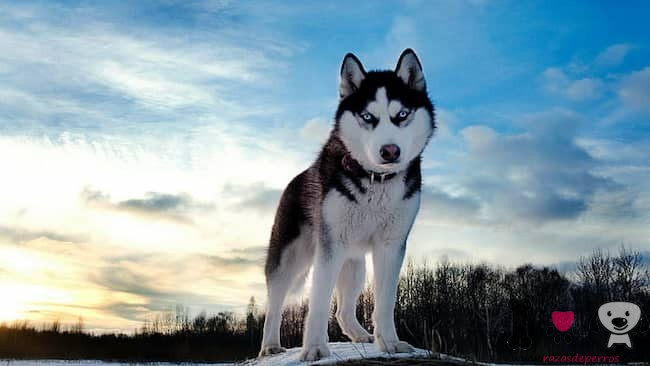
#> input picture img/perro.jpg, 650 x 366 px
$ jupyter execute Lab08.ipynb
#> lines starting #> are read from the running program, lines starting #| are printed output that depends on the picture; after the words box and inside, x2 and y2 are one past the last pixel; in counts of white or black regions, pixels touching at a corner belong together
[cell 1]
import numpy as np
import matplotlib.pyplot as plt
import cv2

# Leer la imagen
img = cv2.imread('./img/perro.jpg')
#> img is the input picture: shape (366, 650, 3); mean B, G, R 166.2, 155.6, 133.1

# Mostrar solo el canal azul
blue_channel = img.copy()
blue_channel[:, :, 1] = 0  # Eliminar canal verde
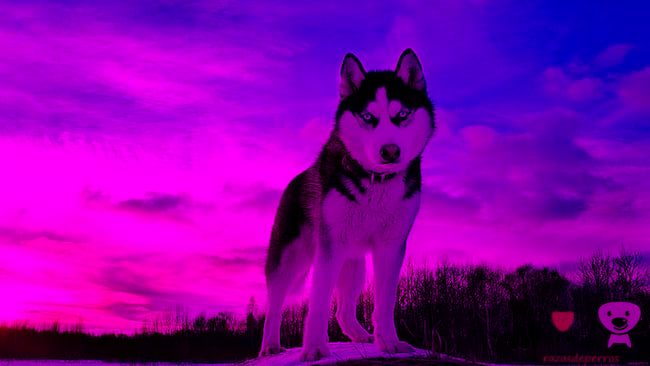
#> blue_channel: shape (366, 650, 3); mean B, G, R 166.2, 0, 133.1
blue_channel[:, :, 2] = 0  # Eliminar canal rojo
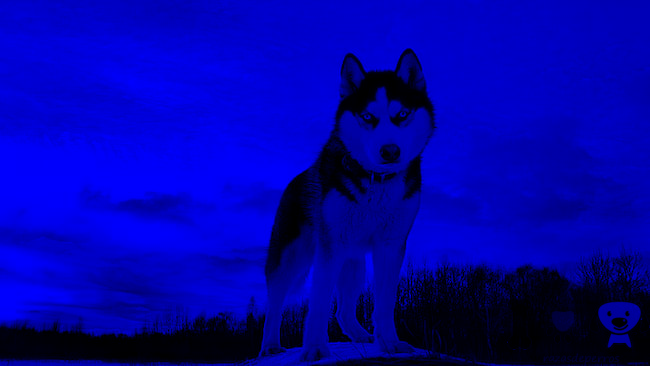
#> blue_channel: shape (366, 650, 3); mean B, G, R 166.2, 0, 0

# Mostrar la imagen con solo el canal azul
plt.imshow(cv2.cvtColor(blue_channel, cv2.COLOR_BGR2RGB))
plt.title('Canal Azul')
plt.show()

[cell 2]
# Convertir la imagen a escala de grises
gray_img = cv2.cvtColor(img, cv2.COLOR_BGR2GRAY)
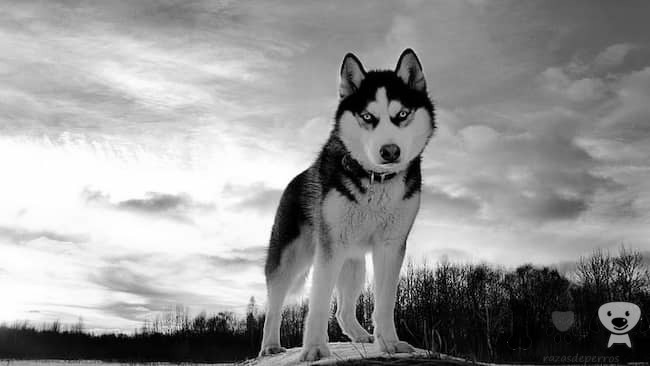
#> gray_img: shape (366, 650); min 0, max 255, mean 150.1

# Mostrar la imagen en escala de grises
plt.imshow(gray_img, cmap='gray')
plt.title('Imagen en Escala de Grises')
plt.show()

[cell 3]
# Crear una imagen con solo los canales rojo y verde
red_green_img = img.copy()
red_green_img[:, :, 0] = 0  # Eliminar canal azul
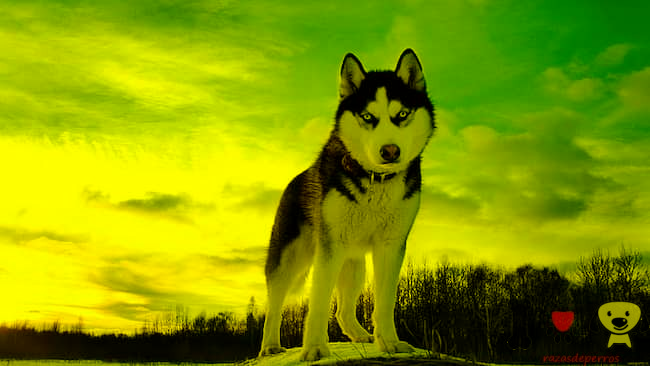
#> red_green_img: shape (366, 650, 3); mean B, G, R 0, 155.6, 133.1

# Mostrar la imagen con solo los canales rojo y verde
plt.imshow(cv2.cvtColor(red_green_img, cv2.COLOR_BGR2RGB))
plt.title('Canales Rojo y Verde')
plt.show()

[cell 4]
dog_cascade = cv2.CascadeClassifier('./haarcascade_frontalcatface.xml')

# Detectar la cara del perro
faces = dog_cascade.detectMultiScale(img, scaleFactor=1.1, minNeighbors=5, minSize=(30, 30))
#> faces = [[341, 77, 90, 90]]


for (x, y, w, h) in faces:
    center = (x + w // 2, y + h // 2)
    radius = w // 2
    cv2.circle(img, center, radius, (0, 255, 0), 2)  # Círculo verde
#> this loop made 1 pass
#> (x, y, w, h, center, radius) on pass 1: (341, 77, 90, 90, (386, 122), 45)
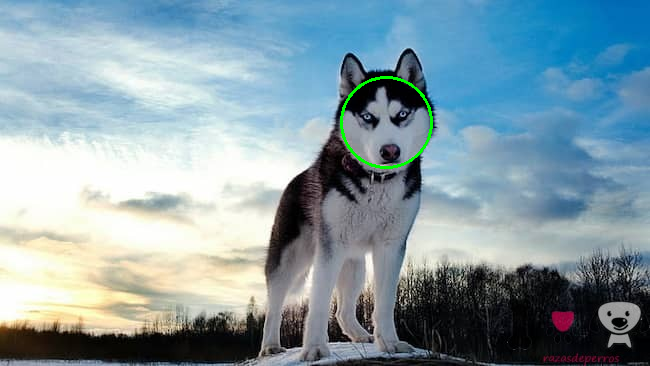
#> img: shape (366, 650, 3); 0.35% of pixels changed, all inside (x1, y1, x2, y2) = (340, 76, 433, 169)

# Mostrar la imagen resultante
img_rgb = cv2.cvtColor(img, cv2.COLOR_BGR2RGB)
plt.imshow(img_rgb)
plt.axis('off')
plt.title('Imagen con círculo y texto')
plt.show()

[cell 5]
for (x, y, w, h) in faces:
    center = (x + w // 2, y + h // 2)
    radius = w // 2
    cv2.putText(img, 'perro', (x, y - 10), cv2.FONT_HERSHEY_SIMPLEX, 0.9, (36, 255, 12), 2)
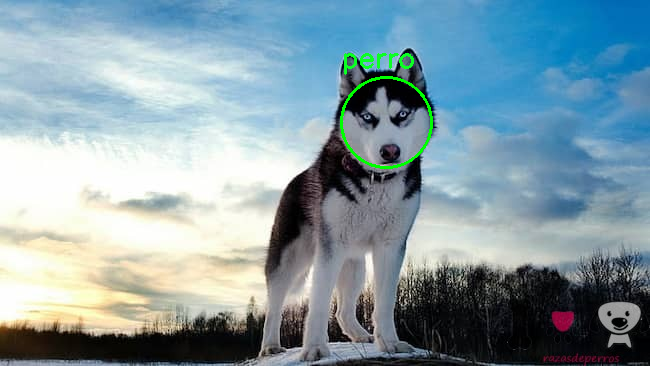
#> img: shape (366, 650, 3); 0.22% of pixels changed, all inside (x1, y1, x2, y2) = (344, 53, 414, 75)

# Mostrar la imagen resultante
img_rgb = cv2.cvtColor(img, cv2.COLOR_BGR2RGB)
plt.imshow(img_rgb)
plt.axis('on')
plt.title('Imagen con círculo y texto')
plt.show()

[cell 6]
# Guardar la imagen con los círculos y el texto
output_path = './image_with_circles.png'
cv2.imwrite(output_path, img)
#> Out = True

[cell 7]
# Aplicar umbral binario
_, binary_img = cv2.threshold(gray_img, 127, 255, cv2.THRESH_BINARY)
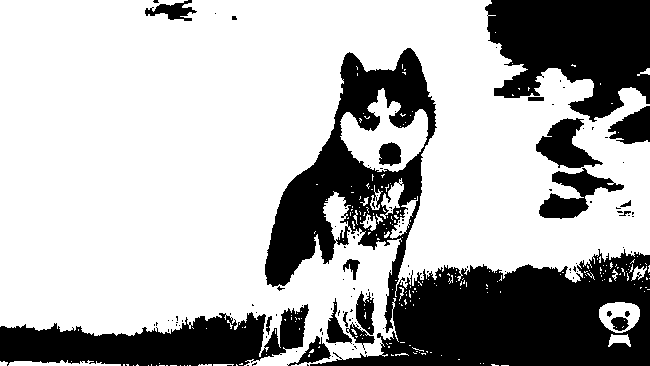
#> binary_img: shape (366, 650); 69.1% white; 119 black regions (98 under 20 px), largest, box (x1, y1, x2, y2) and area: (265, 48, 650, 366) 40483, (485, 0, 650, 122) 14062, (0, 304, 309, 366) 10774

# Mostrar la imagen con umbral binario
plt.imshow(binary_img, cmap='gray')
plt.title('Imagen con Umbral Binario')
plt.show()

[cell 8]
import cv2
import numpy as np

# Crear una imagen en blanco
drawing_img = np.zeros((512, 512, 3), np.uint8)
drawing = False  # true if mouse is pressed
mode = True  # if True, draw rectangle. Press 'm' to toggle to curve
ix, iy = -1, -1

# Mouse callback function
def draw_circle(event, x, y, flags, param):
    global ix, iy, drawing, mode

    if event == cv2.EVENT_LBUTTONDOWN:
        drawing = True
        ix, iy = x, y

    elif event == cv2.EVENT_MOUSEMOVE:
        if drawing:
            if mode:
                cv2.rectangle(drawing_img, (ix, iy), (x, y), (0, 255, 0), -1)
            else:
                cv2.circle(drawing_img, (x, y), 5, (0, 0, 255), -1)

    elif event == cv2.EVENT_LBUTTONUP:
        drawing = False
        if mode:
            cv2.rectangle(drawing_img, (ix, iy), (x, y), (0, 255, 0), -1)
        else:
            cv2.circle(drawing_img, (x, y), 5, (0, 0, 255), -1)

cv2.namedWindow('image')
cv2.setMouseCallback('image', draw_circle)

while True:
    cv2.imshow('image', drawing_img)
    k = cv2.waitKey(1) & 0xFF
#> (key Esc is pressed here)
    if k == ord('m'):
        mode = not mode
    elif k == 27:
        break

cv2.destroyAllWindows()

# Guardar la imagen dibujada
cv2.imwrite('drawn_image.jpg', drawing_img)
#> Out = True
